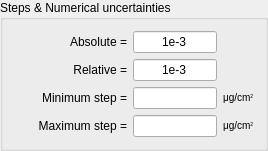
         <widget class="QGroupBox" name="gB_NumUncertBox">
          <property name="title">
           <string>Steps &amp;&amp; Numerical uncertainties</string>
          </property>
          <layout class="QGridLayout" name="gridLayout_3" columnstretch="4,3,1">
           <item row="0" column="0">
            <widget class="QLabel" name="label_NumberOfSteps">
             <property name="text">
              <string>Absolute =</string>
             </property>
             <property name="alignment">
              <set>Qt::AlignRight|Qt::AlignTrailing|Qt::AlignVCenter</set>
             </property>
            </widget>
           </item>
           <item row="0" column="1">
            <widget class="QLineEdit" name="editUncertainAbs">
             <property name="text">
              <string>1e-3</string>
             </property>
             <property name="alignment">
              <set>Qt::AlignCenter</set>
             </property>
            </widget>
           </item>
           <item row="1" column="0">
            <widget class="QLabel" name="label8">
             <property name="text">
              <string>Relative =</string>
             </property>
             <property name="alignment">
              <set>Qt::AlignRight|Qt::AlignTrailing|Qt::AlignVCenter</set>
             </property>
            </widget>
           </item>
           <item row="1" column="1">
            <widget class="QLineEdit" name="editUncertainRel">
             <property name="text">
              <string>1e-3</string>
             </property>
             <property name="alignment">
              <set>Qt::AlignCenter</set>
             </property>
            </widget>
           </item>
           <item row="2" column="0">
            <widget class="QLabel" name="label_ThickStep">
             <property name="text">
              <string>Minimum step =</string>
             </property>
             <property name="alignment">
              <set>Qt::AlignRight|Qt::AlignTrailing|Qt::AlignVCenter</set>
             </property>
            </widget>
           </item>
           <item row="2" column="1">
            <widget class="QLineEdit" name="edit_MinStep">
             <property name="alignment">
              <set>Qt::AlignCenter</set>
             </property>
            </widget>
           </item>
           <item row="2" column="2">
            <widget class="QLabel" name="label12">
             <property name="text">
              <string>&lt;font size=-1&gt;&amp;mu;g/cm&lt;sup&gt;2&lt;/sup&gt;&lt;/font&gt;</string>
             </property>
            </widget>
           </item>
           <item row="3" column="0">
            <widget class="QLabel" name="label_dZtarget">
             <property name="text">
              <string>Maximum step =</string>
             </property>
             <property name="alignment">
              <set>Qt::AlignRight|Qt::AlignTrailing|Qt::AlignVCenter</set>
             </property>
            </widget>
           </item>
           <item row="3" column="1">
            <widget class="QLineEdit" name="edit_MaxStep">
             <property name="alignment">
              <set>Qt::AlignCenter</set>
             </property>
            </widget>
           </item>
           <item row="3" column="2">
            <widget class="QLabel" name="label13">
             <property name="text">
              <string>&lt;font size=-1&gt;&amp;mu;g/cm&lt;sup&gt;2&lt;/sup&gt;&lt;/font&gt;</string>
             </property>
            </widget>
           </item>
          </layout>
         </widget>
